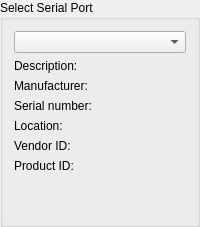
    <widget class="QGroupBox" name="selectBox">
     <property name="title">
      <string>Select Serial Port</string>
     </property>
     <layout class="QGridLayout" name="gridLayout">
      <item row="0" column="0">
       <widget class="QComboBox" name="serialPortInfoListBox"/>
      </item>
      <item row="1" column="0">
       <widget class="QLabel" name="descriptionLabel">
        <property name="text">
         <string>Description:</string>
        </property>
       </widget>
      </item>
      <item row="4" column="0">
       <widget class="QLabel" name="locationLabel">
        <property name="text">
         <string>Location:</string>
        </property>
       </widget>
      </item>
      <item row="3" column="0">
       <widget class="QLabel" name="serialNumberLabel">
        <property name="text">
         <string>Serial number:</string>
        </property>
       </widget>
      </item>
      <item row="2" column="0">
       <widget class="QLabel" name="manufacturerLabel">
        <property name="text">
         <string>Manufacturer:</string>
        </property>
       </widget>
      </item>
      <item row="5" column="0">
       <widget class="QLabel" name="vidLabel">
        <property name="text">
         <string>Vendor ID:</string>
        </property>
       </widget>
      </item>
      <item row="6" column="0">
       <widget class="QLabel" name="pidLabel">
        <property name="text">
         <string>Product ID:</string>
        </property>
       </widget>
      </item>
      <item row="7" column="0">
       <spacer name="verticalSpacer_3">
        <property name="orientation">
         <enum>Qt::Vertical</enum>
        </property>
        <property name="sizeHint" stdset="0">
         <size>
          <width>20</width>
          <height>40</height>
         </size>
        </property>
       </spacer>
      </item>
     </layout>
    </widget>
